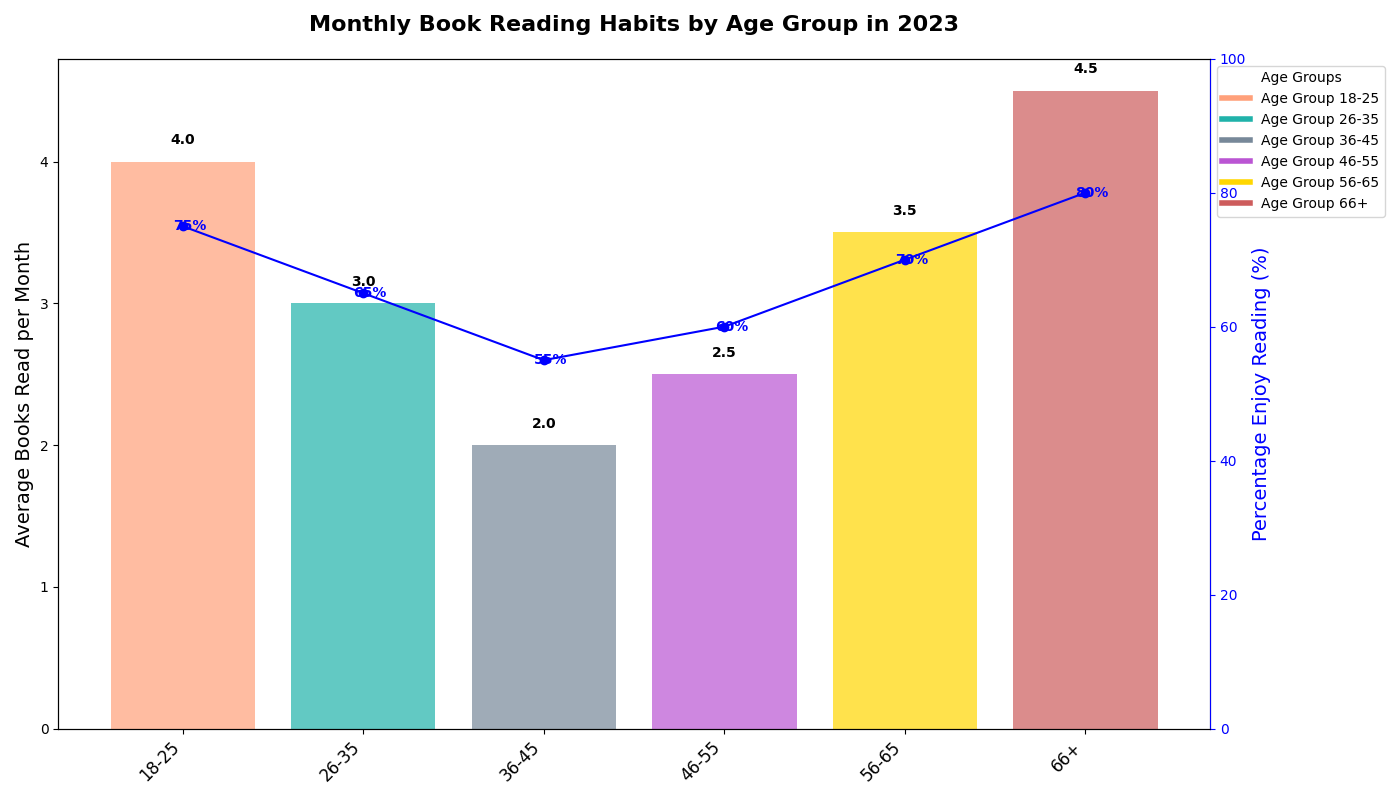

Generate this figure with Python:
import matplotlib.pyplot as plt
import numpy as np

# Age groups and their average books read per month
age_groups = ['18-25', '26-35', '36-45', '46-55', '56-65', '66+']
avg_books_read = [4, 3, 2, 2.5, 3.5, 4.5]  # Average books read per month

# Percentage of people in each age group who enjoy reading
enjoy_reading_percentages = [75, 65, 55, 60, 70, 80]  # in %

# Colors for the bars
colors = ['#FFA07A', '#20B2AA', '#778899', '#BA55D3', '#FFD700', '#CD5C5C']

# Create positions for the bars
positions = np.arange(len(age_groups))

# Create the figure and a set of subplots
fig, ax1 = plt.subplots(figsize=(14, 8))

# Plot bar chart for average books read per month
bars = ax1.bar(positions, avg_books_read, color=colors, alpha=0.7)
ax1.set_xticks(positions)
ax1.set_xticklabels(age_groups, fontsize=12, rotation=45, ha='right')
ax1.set_ylabel('Average Books Read per Month', fontsize=14, color='black')
ax1.set_title('Monthly Book Reading Habits by Age Group in 2023', fontsize=16, fontweight='bold', pad=20)

# Annotate each bar with its value
for bar in bars:
    yval = bar.get_height()
    ax1.text(bar.get_x() + bar.get_width()/2, yval + 0.1, f'{yval:.1f}', ha='center', va='bottom', fontweight='bold')

# Secondary y-axis for percentage of people who enjoy reading
ax2 = ax1.twinx()
ax2.set_ylabel('Percentage Enjoy Reading (%)', fontsize=14, color='blue')
ax2.plot(positions, enjoy_reading_percentages, color='blue', linestyle='-', marker='o')
ax2.set_ylim(0, 100)
ax2.tick_params(axis='y', colors='blue')
ax2.spines['right'].set_color('blue')

# Annotate each point with the percentage value
for i, (pos, percent) in enumerate(zip(positions, enjoy_reading_percentages)):
    ax2.annotate(f'{percent}%', xy=(pos, percent), xytext=(5, -5), textcoords='offset points', ha='center', va='bottom', color='blue', fontsize=10, fontweight='bold')

# Adding a legend
age_group_legend = [plt.Line2D([0], [0], color=color, lw=4, label=f'Age Group {age}') for color, age in zip(colors, age_groups)]
ax1.legend(handles=age_group_legend, loc='upper left', bbox_to_anchor=(1, 1), title='Age Groups')

# Automatically adjust the layout to prevent overlap
plt.tight_layout()

# Display the chart
plt.show()
